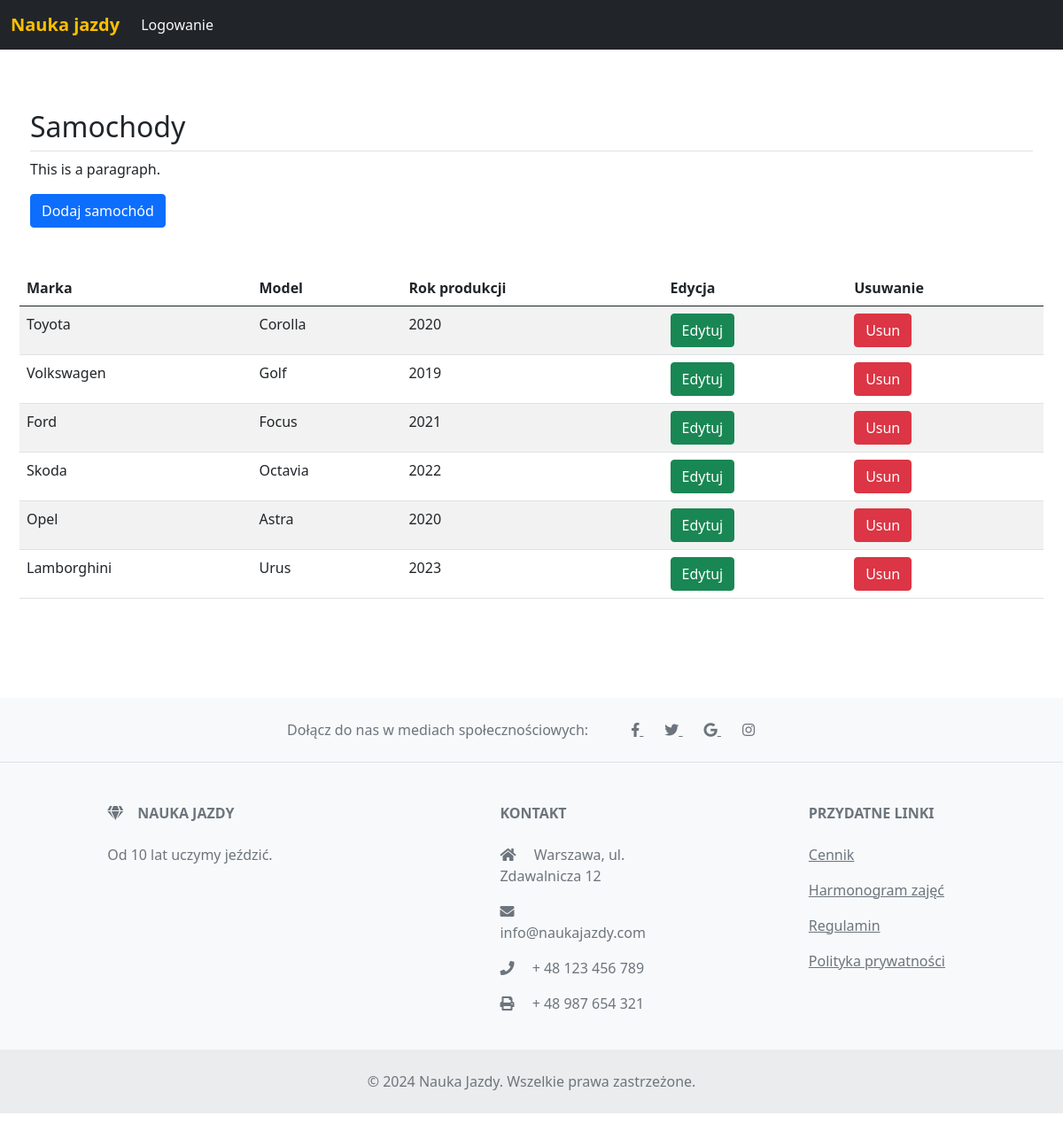
Screenshot of /samochody.php with the database file from the repository.
### tables this page shows
CREATE TABLE `samochody` (
  `ID` int(11) NOT NULL,
  `Marka` varchar(50) NOT NULL,
  `Model` varchar(50) NOT NULL,
  `RokProdukcji` year(4) NOT NULL
);

### samochody.php (the view, shortened to what this page needs)
<?php
	require("funkcje.php");
?>
<!doctype html>
<html lang="pl">
  <head>
	<link href="https://cdnjs.cloudflare.com/ajax/libs/font-awesome/5.15.1/css/all.min.css" rel="stylesheet">
	<link href="bootstrap.min.css" rel="stylesheet">
    <link href="navbar.css" rel="stylesheet">
  </head>
<body>
	<main>
	<?php menu(); ?>
<div class="container px-1 py-5">
		<h2 class="pb-2 border-bottom">Samochody</h2>
		<p>This is a paragraph.</p>
		<a href="samochodyDodawanie.php" class="btn btn-primary" role="button">Dodaj samochód</a>
		<div class="row g-4 py-5">
<table class="table table-striped table-hover">
  <thead>
    <tr>
		<th>Marka</th>
		<th>Model</th>
		<th>Rok produkcji</th>
		<th>Edycja</th>
		<th>Usuwanie</th>
    </tr>
  </thead>
  <tbody>
<?php
$polaczenie = polaczZBaza();
$sql = "SELECT ID, Marka, Model, RokProdukcji FROM Samochody";
$result = $polaczenie->query($sql);
while ($row = $result->fetch_assoc()) {
$marka = $row["Marka"];
$model = $row["Model"];
$rokProdukcji = $row["RokProdukcji"];
?>
	<tr>
		<td><?php print("$marka"); ?></td>
		<td><?php print("$model"); ?></td>
		<td><?php print("$rokProdukcji"); ?></td>
		<td>
			<form action="samochodyEdycja.php" method="post">
				<input class="btn btn-success" type="submit" name="edycja" value="Edytuj">
			</form>
		</td>
		<td>
			<form action="samochody.php" method="post">
				<input class="btn btn-danger" type="submit" name="usuwanie" value="Usun">
			</form>
		</td>
	</tr>
<?php
   }
?>
  </tbody>
</table>
</div>
	</div>
</main>
<footer class="text-center text-lg-start bg-light text-muted">
  <section class="d-flex justify-content-center p-4 border-bottom">
    <div class="me-5 d-none d-lg-block">
      <span>Dołącz do nas w mediach społecznościowych:</span>
    </div>
    <div>
      <a href="" class="me-4 text-reset">
        <i class="fab fa-facebook-f"></i>
      </a>
      <a href="" class="me-4 text-reset">
        <i class="fab fa-twitter"></i>
      </a>
      <a href="" class="me-4 text-reset">
        <i class="fab fa-google"></i>
      </a>
      <a href="" class="me-4 text-reset">
        <i class="fab fa-instagram"></i>
      </a>
    </div>
  </section>
  <section class="">
    <div class="container text-center text-md-start mt-5">
      <div class="row mt-3">
        <div class="col-md-3 col-lg-4 col-xl-3 mx-auto mb-4">
          <h6 class="text-uppercase fw-bold mb-4">
            <i class="fas fa-gem me-3"></i>Nauka Jazdy
          </h6>
          <p>
            Od 10 lat uczymy jeździć.
          </p>
        </div>
        <div class="col-md-2 col-lg-2 col-xl-2 mx-auto mb-4">
          <h6 class="text-uppercase fw-bold mb-4">
            Kontakt
          </h6>
          <p><i class="fas fa-home me-3"></i> Warszawa, ul. Zdawalnicza 12</p>
          <p><i class="fas fa-envelope me-3"></i> info@naukajazdy.com</p>
          <p><i class="fas fa-phone me-3"></i> + 48 123 456 789</p>
          <p><i class="fas fa-print me-3"></i> + 48 987 654 321</p>
        </div>
        <div class="col-md-3 col-lg-2 col-xl-2 mx-auto mb-4">
          <h6 class="text-uppercase fw-bold mb-4">
            Przydatne linki
          </h6>
          <p>
            <a href="#!" class="text-reset">Cennik</a>
          </p>
          <p>
            <a href="#!" class="text-reset">Harmonogram zajęć</a>
          </p>
          <p>
            <a href="#!" class="text-reset">Regulamin</a>
          </p>
          <p>
            <a href="#!" class="text-reset">Polityka prywatności</a>
          </p>
        </div>
      </div>
    </div>
  </section>
  <div class="text-center p-4" style="background-color: rgba(0, 0, 0, 0.05);">
    © 2024 Nauka Jazdy. Wszelkie prawa zastrzeżone.
  </div>
</footer>
</body>
</html>

### funkcje.php (shortened to what this page needs)
<?php
function menu()
{
	?>
<nav class="navbar navbar-expand-md navbar-dark bg-dark" aria-label="Fourth navbar example">
    <div class="container-fluid">
      <a class="navbar-brand" href="index.php">Nauka jazdy</a>
      <div class="collapse navbar-collapse" id="navbarsExample04">
        <ul class="navbar-nav me-auto mb-2 mb-md-0">
		  <li class="nav-item">
            <a class="nav-link" href="logowanie.php">Logowanie</a>
          </li>
        </ul>
      </div>
    </div>
  </nav>
<?php
}
?>

### navbar.css (style rules this page uses)
body { padding-bottom: 20px; }
.navbar { margin-bottom: 20px; }
.navbar-brand { color: #ffbf00 !important; font-weight: bold; }
.nav-link { color: #f8f9fa !important; transition: color 0.3s ease; }

### rows the page displays
samochody: Marka "Toyota", Model "Corolla", RokProdukcji "2020"
samochody: Marka "Volkswagen", Model "Golf", RokProdukcji "2019"
samochody: Marka "Ford", Model "Focus", RokProdukcji "2021"
samochody: Marka "Skoda", Model "Octavia", RokProdukcji "2022"
samochody: Marka "Opel", Model "Astra", RokProdukcji "2020"
samochody: Marka "Lamborghini", Model "Urus", RokProdukcji "2023"
